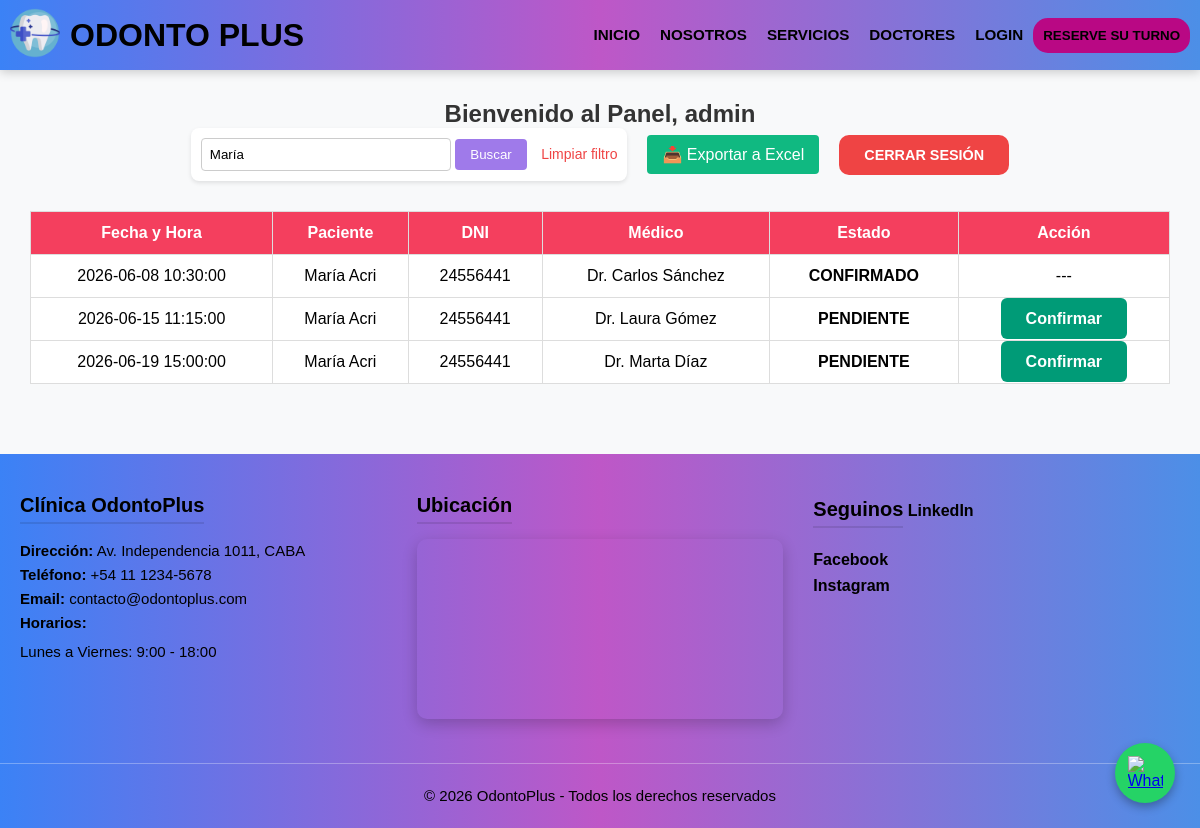
The page /views/panel_admin.php?busqueda=María (signed in) on the database its author committed.
### tables this page shows
CREATE TABLE `turnos` (
    `id` int(11) NOT NULL AUTO_INCREMENT,
    `id_paciente` int(11) NOT NULL,
    `id_medico` int(11) NOT NULL,
    `fecha_turno` datetime NOT NULL,
    `estado` enum('pendiente','confirmado','cancelado') DEFAULT 'pendiente',
    PRIMARY KEY (`id`),
    KEY `id_paciente` (`id_paciente`),
    KEY `id_medico` (`id_medico`)
);

CREATE TABLE `pacientes` (
    `id` int(11) NOT NULL AUTO_INCREMENT,
    `nombre` varchar(50) NOT NULL,
    `apellido` varchar(50) NOT NULL,
    `DNI` char(15) NOT NULL,
    `email` varchar(100) NOT NULL,
    `telefono` varchar(20) DEFAULT NULL,
    `password_hash` varchar(255) NOT NULL,
    `fecha_registro` timestamp NOT NULL DEFAULT current_timestamp(),
    PRIMARY KEY (`id`),
    UNIQUE KEY `DNI` (`DNI`),
    UNIQUE KEY `email` (`email`)
);

CREATE TABLE `medicos` (
    `cod` int(11) NOT NULL AUTO_INCREMENT,
    `nombre` varchar(50) NOT NULL,
    `apellido` varchar(50) NOT NULL,
    `id_especialidad` int(11) DEFAULT NULL,
    `franja_horaria` enum('mañana','tarde') NOT NULL,
    PRIMARY KEY (`cod`),
    KEY `id_especialidad` (`id_especialidad`)
);

### views/panel_admin.php (the view, shortened to what this page needs)
<?php
require_once('../includes/conexion.php');
$busqueda = "";
$filtro_sql = "";
if (isset($_GET['busqueda']) && $_GET['busqueda'] != '') {
    $busqueda = $_GET['busqueda'];
    $filtro_sql = " WHERE p.nombre LIKE '%$busqueda%'
                       OR p.apellido LIKE '%$busqueda%'
                       OR p.DNI LIKE '%$busqueda%' ";
}
$sql = "SELECT t.id, t.fecha_turno, t.estado,
               p.nombre AS pac_nombre, p.apellido AS pac_apellido, p.DNI,
               m.nombre AS med_nombre, m.apellido AS med_apellido
        FROM turnos t
        INNER JOIN pacientes p ON t.id_paciente = p.id
        INNER JOIN medicos m ON t.id_medico = m.cod
        $filtro_sql
        ORDER BY t.fecha_turno ASC";
$resultado = $conn->query($sql);
?>
<!DOCTYPE html>
<html lang="es">
<head>
    <link rel="stylesheet" href="<?php echo BASE_URL; ?>public/css/style.css">
</head>
<body>
    <?php include("../includes/header.php"); ?>
    <main style="padding: 40px 0; background-color: #f8f9fa;">
        <h2 style="text-align: center; color: #333;">Bienvenido al Panel, <?php echo $_SESSION['admin_usuario']; ?></h2>
        <div style="text-align: center; margin-bottom: 20px; display: flex; justify-content: center; gap: 20px; align-items: center;">
            <form action="" method="GET" style="background: white; padding: 10px; border-radius: 8px; box-shadow: 0 2px 4px rgba(0,0,0,0.1);">
                <input type="text" name="busqueda" placeholder="Buscar por DNI o Apellido..."
                       value="<?php echo $busqueda; ?>"
                       style="padding: 8px; width: 250px; border: 1px solid #ccc; border-radius: 4px;">
                <button type="submit" style="padding: 8px 15px; background: #9F7AEA; color: white; border: none; border-radius: 4px; cursor: pointer;">Buscar</button>
                <a href="panel_admin.php" style="margin-left: 10px; color: #EF4444; text-decoration: none; font-size: 14px;">Limpiar filtro</a>
            </form>
            <a href="../controllers/exportar_excel.php?busqueda=<?php echo $busqueda; ?>"
   style="padding: 10px 15px; background: #10B981; color: white; text-decoration: none; border-radius: 4px;">
   📥 Exportar a Excel
</a>
            <a href="<?php echo BASE_URL; ?>controllers/logout.php" id="boton_cerrar" style="text-decoration: none; display: inline-block; text-align: center;">
            CERRAR SESIÓN
        </a>
        </div>
        <table class="tabla-admin">
            <thead>
                <tr>
                    <th>Fecha y Hora</th>
                    <th>Paciente</th>
                    <th>DNI</th>
                    <th>Médico</th>
                    <th>Estado</th>
                    <th>Acción</th>
                </tr>
            </thead>
            <tbody>
                <?php
                if ($resultado && $resultado->num_rows > 0) {
                    while ($fila = $resultado->fetch_assoc()) {
                        $clase_estado = "estado-" . $fila['estado'];
                        echo "<tr>";
                        echo "<td>" . $fila['fecha_turno'] . "</td>";
                        echo "<td>" . $fila['pac_nombre'] . " " . $fila['pac_apellido'] . "</td>";
                        echo "<td>" . $fila['DNI'] . "</td>";
                        echo "<td>Dr. " . $fila['med_nombre'] . " " . $fila['med_apellido'] . "</td>";
                        echo "<td class='$clase_estado'>" . strtoupper($fila['estado']) . "</td>";
                        echo "<td>";
                        if ($fila['estado'] == 'pendiente') {
                            echo "<a href='../controllers/confirmar_turno.php?id=" . $fila['id'] . "' class='btn-confirmar'>Confirmar</a>";
                        } else {
                            echo "---";
                        }
                        echo "</td>";
                        echo "</tr>";
                    }
                } else {
                    echo "<tr><td colspan='6'>No hay turnos registrados en la base de datos.</td></tr>";
                }
                ?>
            </tbody>
        </table>
    </main>
    <?php include("../includes/footer.php"); ?>
</body>
</html>

### public/css/style.css (style rules this page uses)
* { margin:0; padding:0; box-sizing:border-box; }
body { font-family:"Poppins", sans-serif; display: flex; flex-direction: column; min-height: 100vh; }
html { scroll-behavior: smooth; }
main { flex: 1; }

### public/css/head_style.css (style rules this page uses)
body { background-color: #DBEAFE; margin: 0; padding-top: 60px; }

### public/css/user_panel.css (style rules this page uses)
#boton_cerrar { background-color: #ef4444; color: white; padding: 12px 25px; border-radius: 10px; font-weight: bold; font-size: 0.9rem; transition: 0.3s; }

### public/css/calendar.css (style rules this page uses)
.btn-confirmar { background: #009B77; color: white; padding: 12px 25px; border: none; border-radius: 6px; cursor: pointer; font-weight: bold; transition: background 0.3s; }

### views/panel_admin.php (style rules this page uses)
.tabla-admin { width: 95%; margin: 30px auto; border-collapse: collapse; background: white; }
.tabla-admin th, .tabla-admin td { padding: 12px; border: 1px solid #ddd; text-align: center; color: black; }
.tabla-admin th { background-color: #F43F5E; color: white; }
.estado-pendiente { color: #d97706; font-weight: bold; }
.estado-confirmado { color: #10B981; font-weight: bold; }
.btn-confirmar { background: #10B981; color: white; padding: 5px 10px; text-decoration: none; border-radius: 4px; }

### rows shown on the page
turnos: fecha_turno "2026-06-08 10:30:00", id_paciente.nombre "María", id_paciente.apellido "Acri", id_paciente.DNI "24556441", id_medico.nombre "Carlos", id_medico.apellido "Sánchez", estado "CONFIRMADO"
turnos: fecha_turno "2026-06-15 11:15:00", id_paciente.nombre "María", id_paciente.apellido "Acri", id_paciente.DNI "24556441", id_medico.nombre "Laura", id_medico.apellido "Gómez", estado "PENDIENTE"
turnos: fecha_turno "2026-06-19 15:00:00", id_paciente.nombre "María", id_paciente.apellido "Acri", id_paciente.DNI "24556441", id_medico.nombre "Marta", id_medico.apellido "Díaz", estado "PENDIENTE"

### other values the page prints
$_SESSION['admin_usuario'] "admin"
